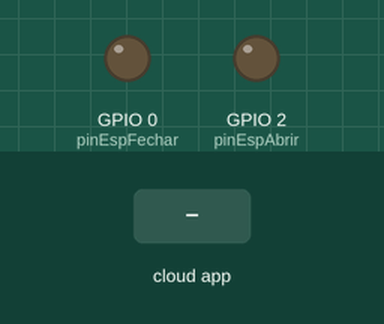
A sketch run on a simulated ESP8266 (NodeMCU). Shown: output pins drawn as LEDs (lit = HIGH). The test bench sets the inputs (shaded band). WiFi joins after 1.5 s; servers stay silent unless stated; what the sketch prints to the serial monitor is not drawn.

Above: at 2.7 s.
2.8 s: the phone or cloud app sets Persiana to 0
At 3.1 s:
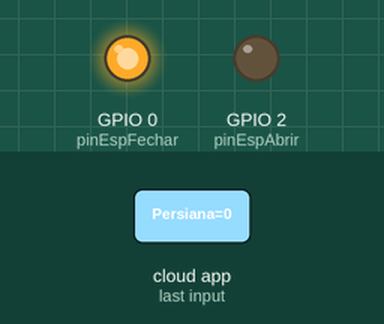
5.8 s: the phone or cloud app sets Persiana to 64
At 6.5 s:
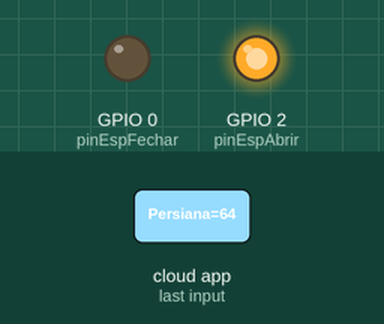
8.8 s: the phone or cloud app sets Persiana to 128
At 11.5 s:
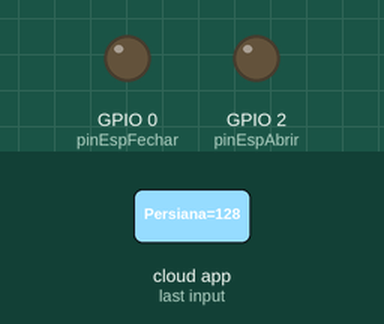
11.8 s: the phone or cloud app sets Persiana to 255
At 12.3 s:
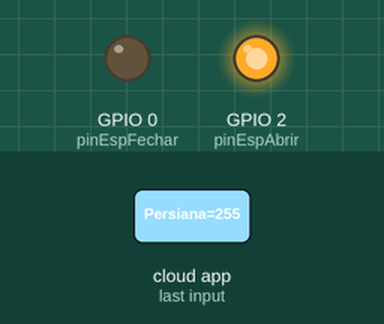
Timing chart, 0 to 15.3 s (numbered marks = the images above; inputs shaded):
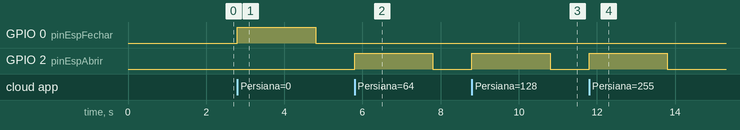

Measured:
- after the input at 2.8 s, GPIO 0 (pinEspFechar): LOW → HIGH at once, → LOW 2.0 s later
- after the input at 5.8 s, GPIO 2 (pinEspAbrir): LOW → HIGH at once, → LOW 2.0 s later
- after the input at 8.8 s, GPIO 2 (pinEspAbrir): LOW → HIGH at once, → LOW 2.0 s later
- after the input at 11.8 s, GPIO 2 (pinEspAbrir): LOW → HIGH at once, → LOW 2.0 s later

The sketch:

Q0991_Sketch_ESP.ino
```cpp
/*
*  AUTOR:    BrincandoComIdeias
*  APRENDA:  https://cursodearduino.net/
*  SKETCH:   Sensor Fim de Curso
*  DATA:     07/03/23
*/

#include <ESP8266WiFi.h>
#include <Espalexa.h>

// DEFINIÇÕES DE PINOS
#define pinEspAbrir 2
#define pinEspFechar 0

// DEFINIÇÕES
#define DEBUG
#define tempoPulso 2000  // TEMPO DO PULSO PARA O ARDUINO IDENTIFICAR A AÇÃO

// VARIÁVEIS GLOBAIS
const char* ssid = "*****";
const char* password = "*****";

boolean wifiConnected = false;

Espalexa espalexa;

// DECLARAÇÃO DE FUNÇÕES
boolean connectWifi();

void firstLightChanged(uint8_t brightness);

void setup() {
#ifdef DEBUG
  Serial.begin(9600);
#endif

  pinMode(pinEspAbrir, OUTPUT);
  pinMode(pinEspFechar, OUTPUT);

  digitalWrite(pinEspAbrir, LOW);
  digitalWrite(pinEspFechar, LOW);

  wifiConnected = connectWifi();

  if (wifiConnected) {
    espalexa.addDevice("Persiana", firstLightChanged);
    espalexa.begin();
  } else {
    digitalWrite(pinEspAbrir, HIGH);
    digitalWrite(pinEspFechar, HIGH);

#ifdef DEBUG
    Serial.println("DEU RUIM");
#endif
  }
}

void loop() {
  espalexa.loop();
  delay(1);
}

void firstLightChanged(uint8_t brightness) {

  if (brightness) {

#ifdef DEBUG
    Serial.println("SUBINDO!");
#endif

    digitalWrite(pinEspAbrir, HIGH);
    digitalWrite(pinEspFechar, LOW);
  } else {

#ifdef DEBUG
    Serial.println("DESCENDO!");
#endif

    digitalWrite(pinEspAbrir, LOW);
    digitalWrite(pinEspFechar, HIGH);
  }

  delay(tempoPulso);

  digitalWrite(pinEspAbrir, LOW);
  digitalWrite(pinEspFechar, LOW);

#ifdef DEBUG
  Serial.println("Desligando portas!");
#endif
}

boolean connectWifi() {
  boolean state = true;
  int i = 0;

  WiFi.mode(WIFI_STA);
  WiFi.begin(ssid, password);

#ifdef DEBUG
  Serial.println("");
  Serial.println("Connecting to WiFi");
  Serial.print("Connecting...");
#endif

  while (WiFi.status() != WL_CONNECTED) {
    delay(500);

#ifdef DEBUG
    Serial.print(".");
#endif

    if (i > 20) {
      state = false;
      break;
    }
    i++;
  }

#ifdef DEBUG
  Serial.println("");
  if (state) {
    Serial.print("Connected to ");
    Serial.println(ssid);
    Serial.print("IP address: ");
    Serial.println(WiFi.localIP());
  } else {
    Serial.println("Connection failed.");
  }
#endif

  return state;
}
```
